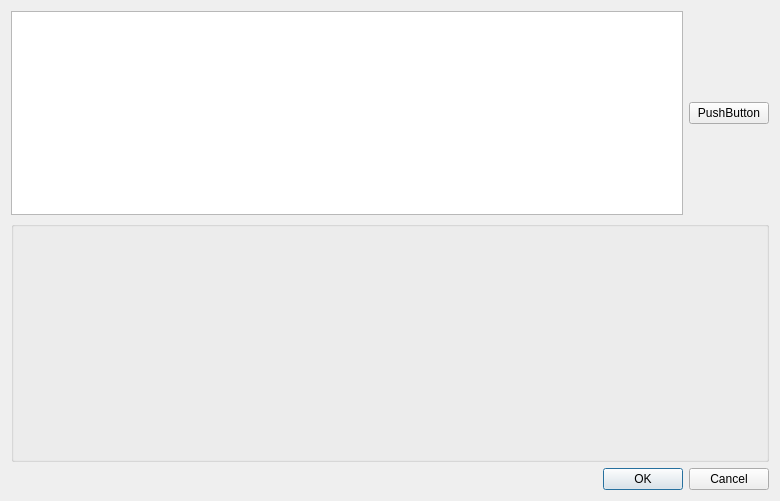
<?xml version="1.0" encoding="UTF-8"?>
<ui version="4.0">
 <class>RevuMatch</class>
 <widget class="QDialog" name="RevuMatch">
  <property name="geometry">
   <rect>
    <x>0</x>
    <y>0</y>
    <width>780</width>
    <height>501</height>
   </rect>
  </property>
  <property name="windowTitle">
   <string>Revu du match</string>
  </property>
  <layout class="QGridLayout" name="gridLayout_5">
   <item row="0" column="0">
    <layout class="QGridLayout" name="gridLayout_4">
     <item row="0" column="0">
      <layout class="QGridLayout" name="gridLayout_3">
       <item row="0" column="1">
        <widget class="QPushButton" name="pushButton">
         <property name="text">
          <string>PushButton</string>
         </property>
        </widget>
       </item>
       <item row="0" column="0">
        <widget class="QListWidget" name="listWidget"/>
       </item>
      </layout>
     </item>
     <item row="1" column="0">
      <widget class="QGroupBox" name="groupBox">
       <property name="minimumSize">
        <size>
         <width>731</width>
         <height>241</height>
        </size>
       </property>
       <property name="title">
        <string/>
       </property>
       <layout class="QGridLayout" name="gridLayout_2">
        <item row="0" column="0">
         <layout class="QGridLayout" name="gridLayout"/>
        </item>
       </layout>
      </widget>
     </item>
    </layout>
   </item>
   <item row="1" column="0">
    <widget class="QDialogButtonBox" name="buttonBox">
     <property name="orientation">
      <enum>Qt::Horizontal</enum>
     </property>
     <property name="standardButtons">
      <set>QDialogButtonBox::Cancel|QDialogButtonBox::Ok</set>
     </property>
    </widget>
   </item>
  </layout>
 </widget>
 <resources/>
 <connections>
  <connection>
   <sender>buttonBox</sender>
   <signal>accepted()</signal>
   <receiver>RevuMatch</receiver>
   <slot>accept()</slot>
   <hints>
    <hint type="sourcelabel">
     <x>248</x>
     <y>254</y>
    </hint>
    <hint type="destinationlabel">
     <x>157</x>
     <y>274</y>
    </hint>
   </hints>
  </connection>
  <connection>
   <sender>buttonBox</sender>
   <signal>rejected()</signal>
   <receiver>RevuMatch</receiver>
   <slot>reject()</slot>
   <hints>
    <hint type="sourcelabel">
     <x>316</x>
     <y>260</y>
    </hint>
    <hint type="destinationlabel">
     <x>286</x>
     <y>274</y>
    </hint>
   </hints>
  </connection>
 </connections>
</ui>
